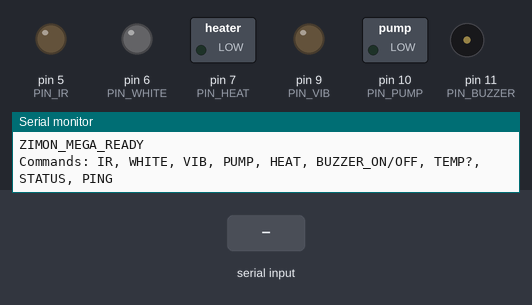
A sketch run on a simulated Arduino Mega 2560, built with avr-gcc and run on an emulated ATmega2560. On the bench: switched loads named in the sketch (green lamp = pin HIGH), output pins drawn as LEDs (lit = HIGH), buzzer (waves = sounding, pin HIGH), the last lines printed to the serial monitor. The inputs (shaded band) are chosen by the test bench.

Above: at 1.5 s.
1.6 s: "IR 90\n" received over Serial
At 1.9 s:
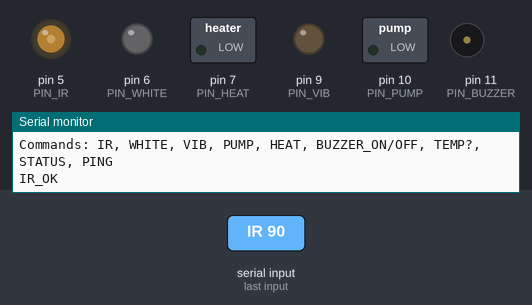
3.1 s: "WHITE 90\n" received over Serial
At 4.3 s:
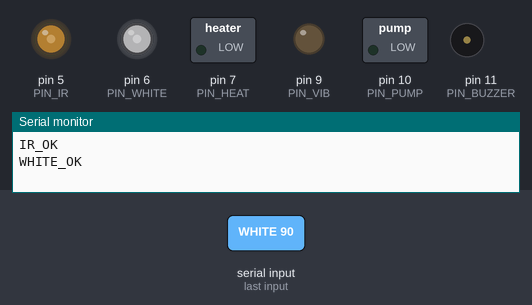
4.6 s: "VIB 90\n" received over Serial
At 5.5 s:
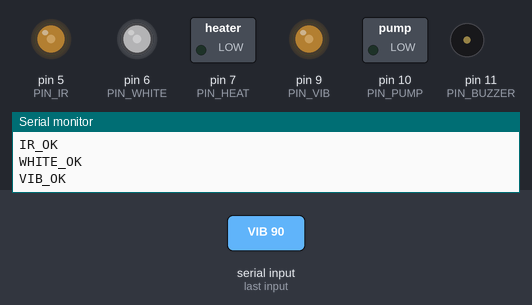
6.1 s: "PUMP 90\n" received over Serial
At 6.6 s:
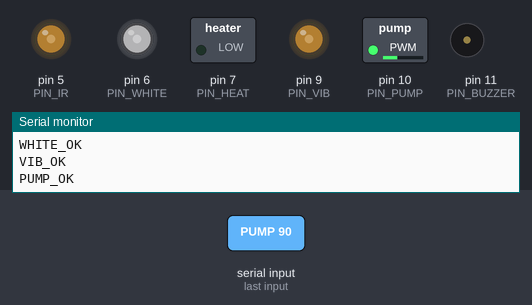
7.6 s: "HEAT 90\n" received over Serial
At 8.8 s:
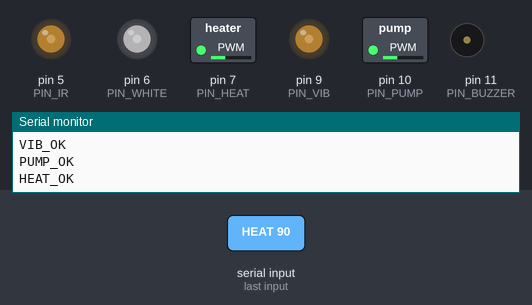
9.1 s: "IR  45\n" received over Serial
At 10.0 s:
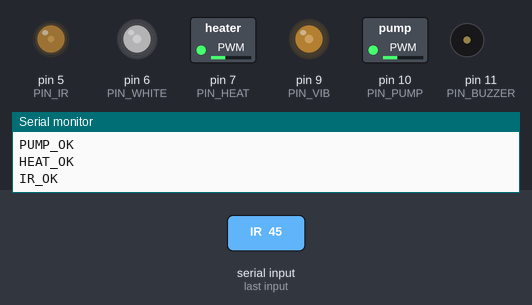
Timing chart, 0 to 11.6 s (numbered marks = the images above; inputs shaded):
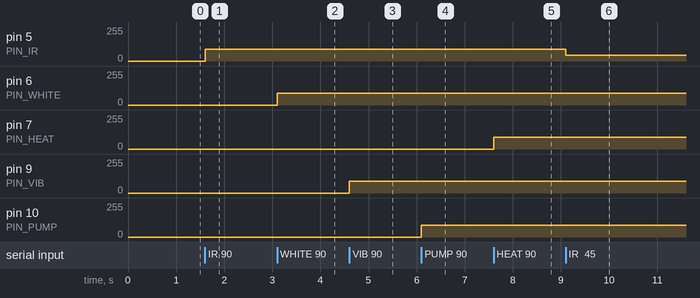

The sketch:

zfish_controller.ino
```cpp
/*
====================================================
 ZIMON Behaviour System – Arduino Mega Firmware
====================================================

PIN MAP (LOCKED):
--------------------------------
D5   → IR LED (12V MOSFET)
D6   → WHITE LED (12V MOSFET)
D9   → VIBRATION MOTOR (5V via buck)
D10  → CIRCULATION PUMP (12V)
D7   → HEATER (relay / MOSFET)

D2   → DS18B20 DATA

GND  → COMMON GROUND (ALL rails)

----------------------------------------------------
SERIAL COMMANDS (115200 baud):
----------------------------------------------------
PING               → ZIMON_OK
STATUS             → STATUS IR=x WHITE=x VIB=x PUMP=x HEAT=x
TEMP?              → TEMP_C xx.xx  (or TEMP_ERR)

IR    <0-255>      → IR_OK
WHITE <0-255>      → WHITE_OK
VIB   <0-255>      → VIB_OK
PUMP  <0-255>      → PUMP_OK
HEAT  <0-255>      → HEAT_OK

BUZZER_ON          → BUZZER_OK
BUZZER_OFF         → BUZZER_OK

All PWM outputs: 0 = off, 255 = full power.
----------------------------------------------------
*/

#include <OneWire.h>
#include <DallasTemperature.h>

/* ================= PIN DEFINITIONS ================= */
#define PIN_IR        5
#define PIN_WHITE     6
#define PIN_HEAT      7    // Heater on D7
#define PIN_VIB       9
#define PIN_PUMP      10
#define PIN_BUZZER    11   // Buzzer/tone output
#define PIN_TEMP      2    // DS18B20 data

/* ================= OBJECTS ================= */
OneWire oneWire(PIN_TEMP);
DallasTemperature tempSensor(&oneWire);

/* ================= STATE ================= */
uint8_t irLevel    = 0;
uint8_t whiteLevel = 0;
uint8_t vibLevel   = 0;
uint8_t pumpLevel  = 0;
uint8_t heatLevel  = 0;
bool    buzzerOn   = false;

/* ================= SETUP ================= */
void setup() {
  Serial.begin(115200);
  delay(300);

  pinMode(PIN_IR,     OUTPUT);
  pinMode(PIN_WHITE,  OUTPUT);
  pinMode(PIN_HEAT,   OUTPUT);
  pinMode(PIN_VIB,    OUTPUT);
  pinMode(PIN_PUMP,   OUTPUT);
  pinMode(PIN_BUZZER, OUTPUT);

  // Safe start — all outputs off
  analogWrite(PIN_IR,    0);
  analogWrite(PIN_WHITE, 0);
  digitalWrite(PIN_HEAT, LOW);
  analogWrite(PIN_VIB,   0);
  analogWrite(PIN_PUMP,  0);
  digitalWrite(PIN_BUZZER, LOW);

  tempSensor.begin();

  Serial.println("ZIMON_MEGA_READY");
  Serial.println("Commands: IR, WHITE, VIB, PUMP, HEAT, BUZZER_ON/OFF, TEMP?, STATUS, PING");
}

/* ================= MAIN LOOP ================= */
void loop() {
  if (Serial.available()) {
    String cmd = Serial.readStringUntil('\n');
    cmd.trim();
    cmd.toUpperCase();
    processCommand(cmd);
  }
}

/* ================= COMMAND HANDLER ================= */
void processCommand(String cmd) {

  // ── Connectivity ──────────────────────────────────
  if (cmd == "PING") {
    Serial.println("ZIMON_OK");
    return;
  }

  if (cmd == "STATUS") {
    printStatus();
    return;
  }

  // ── Temperature ───────────────────────────────────
  if (cmd == "TEMP?") {
    readTemperature();
    return;
  }

  // ── IR LED ────────────────────────────────────────
  if (cmd.startsWith("IR ")) {
    irLevel = parsePWM(cmd);
    analogWrite(PIN_IR, irLevel);
    Serial.println("IR_OK");
    return;
  }

  // ── White LED ─────────────────────────────────────
  if (cmd.startsWith("WHITE ")) {
    whiteLevel = parsePWM(cmd);
    analogWrite(PIN_WHITE, whiteLevel);
    Serial.println("WHITE_OK");
    return;
  }

  // ── Vibration Motor ───────────────────────────────
  if (cmd.startsWith("VIB ")) {
    vibLevel = parsePWM(cmd);
    analogWrite(PIN_VIB, vibLevel);
    Serial.println("VIB_OK");
    return;
  }

  // ── Circulation Pump ──────────────────────────────
  if (cmd.startsWith("PUMP ")) {
    pumpLevel = parsePWM(cmd);
    analogWrite(PIN_PUMP, pumpLevel);
    Serial.println("PUMP_OK");
    return;
  }

  // ── Heater (D7) ───────────────────────────────────
  if (cmd.startsWith("HEAT ")) {
    heatLevel = parsePWM(cmd);
    // D7 is PWM-capable on Mega; use analogWrite for variable power
    analogWrite(PIN_HEAT, heatLevel);
    Serial.println("HEAT_OK");
    return;
  }

  // ── Buzzer ────────────────────────────────────────
  if (cmd == "BUZZER_ON") {
    buzzerOn = true;
    digitalWrite(PIN_BUZZER, HIGH);
    Serial.println("BUZZER_OK");
    return;
  }

  if (cmd == "BUZZER_OFF") {
    buzzerOn = false;
    digitalWrite(PIN_BUZZER, LOW);
    Serial.println("BUZZER_OK");
    return;
  }

  // ── RGB (alias — maps to WHITE for now; extend with RGB strip later) ──
  if (cmd.startsWith("RGB ")) {
    // Format: RGB r g b  (0-255 each)
    // For single-channel systems, use max of r/g/b as white level
    int s1 = cmd.indexOf(' ', 4);
    int s2 = cmd.indexOf(' ', s1 + 1);
    if (s1 > 0 && s2 > 0) {
      int r = cmd.substring(4, s1).toInt();
      int g = cmd.substring(s1+1, s2).toInt();
      int b = cmd.substring(s2+1).toInt();
      whiteLevel = (uint8_t)max(max(r, g), b);
      analogWrite(PIN_WHITE, whiteLevel);
    }
    Serial.println("RGB_OK");
    return;
  }

  Serial.println("UNKNOWN_CMD");
}

/* ================= HELPERS ================= */
uint8_t parsePWM(String cmd) {
  int idx = cmd.indexOf(' ');
  if (idx < 0) return 0;
  int val = cmd.substring(idx + 1).toInt();
  return (uint8_t)constrain(val, 0, 255);
}

void readTemperature() {
  tempSensor.requestTemperatures();
  float t = tempSensor.getTempCByIndex(0);
  if (t == DEVICE_DISCONNECTED_C) {
    Serial.println("TEMP_ERR");
  } else {
    Serial.print("TEMP_C ");
    Serial.println(t, 2);
  }
}

void printStatus() {
  Serial.print("STATUS ");
  Serial.print("IR=");    Serial.print(irLevel);
  Serial.print(" WHITE=");Serial.print(whiteLevel);
  Serial.print(" VIB=");  Serial.print(vibLevel);
  Serial.print(" PUMP="); Serial.print(pumpLevel);
  Serial.print(" HEAT="); Serial.print(heatLevel);
  Serial.print(" BUZZ="); Serial.println(buzzerOn ? 1 : 0);
}
```

Measured:
- after the input at 1.6 s, pin 5 (PIN_IR): 0/255 → 90/255 at once
- after the input at 3.1 s, pin 6 (PIN_WHITE): 0/255 → 90/255 at once
- after the input at 4.6 s, pin 9 (PIN_VIB): 0/255 → 90/255 at once
- after the input at 6.1 s, pin 10 (PIN_PUMP): 0/255 → 90/255 at once
- after the input at 7.6 s, pin 7 (PIN_HEAT): 0/255 → 90/255 at once
- after the input at 9.1 s, pin 5 (PIN_IR): 90/255 → 45/255 at once
